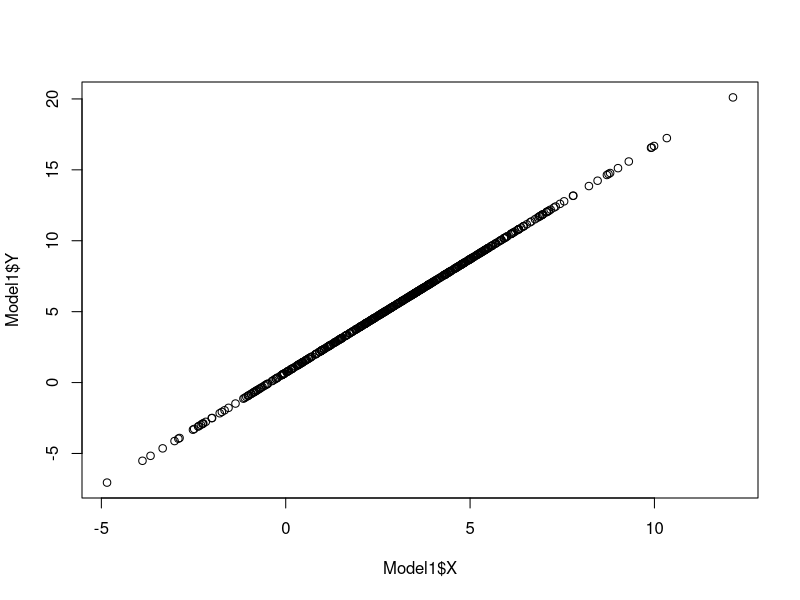
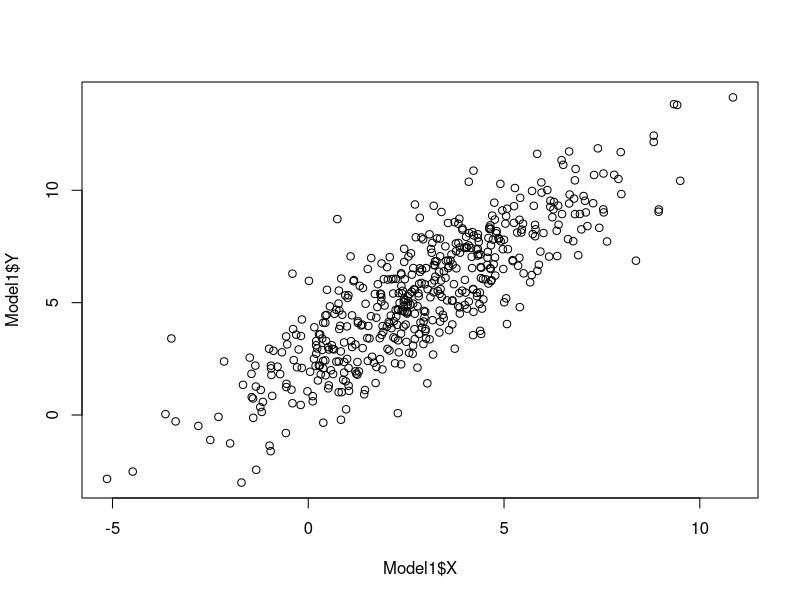
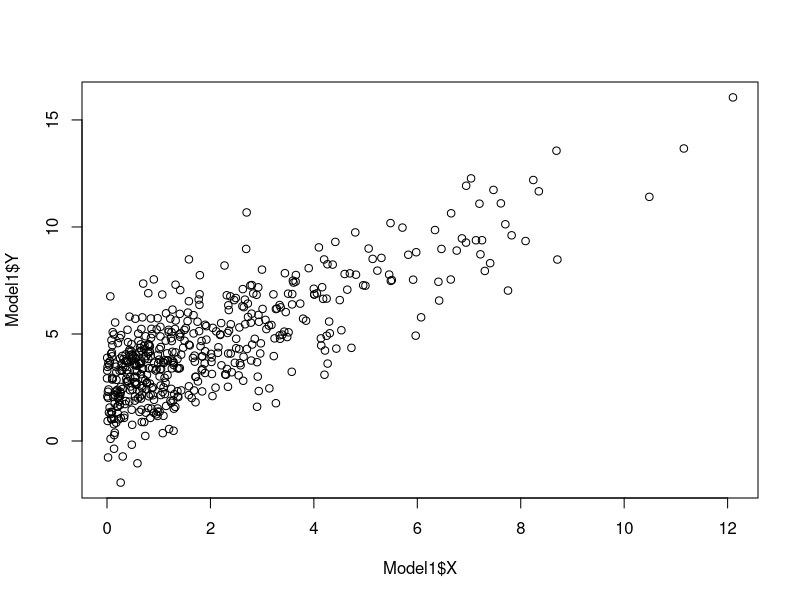

The R script that drew these images, in order:
a <- 1
b <- 2.5


set.seed(8402)
eps <- rnorm(500, mean = 0, sd = 1.5)
head(eps)

set.seed(8402)
X1 <- rnorm(500, 3, 2.5)
Y1 <- a*X1 + b + eps


Model1 <- as.data.frame(cbind(Y = Y1, X = X1))

head(Model1)

plot(Model1$X,Model1$Y)

set.seed(2048)
X1 <- rnorm(500, 3, 2.5)
Y1 <- a*X1 + b + eps


Model1 <- as.data.frame(cbind(Y = Y1, X = X1))

head(Model1)

plot(Model1$X,Model1$Y)

set.seed(8402)
X1 <- rexp(500, 0.5)
Y1 <- a*X1 + b + eps


Model1 <- as.data.frame(cbind(Y = Y1, X = X1))

head(Model1)
plot(Model1$X,Model1$Y)

